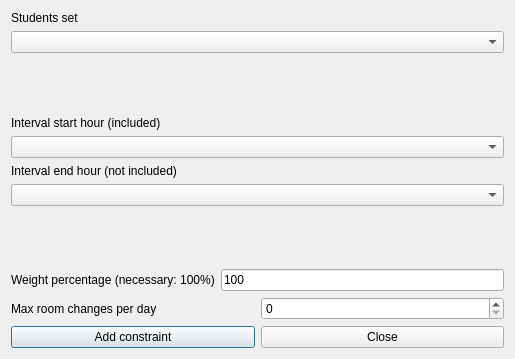
<?xml version="1.0" encoding="UTF-8"?>
<ui version="4.0">
 <class>AddConstraintStudentsSetMaxRoomChangesPerRealDayInIntervalForm_template</class>
 <widget class="QDialog" name="AddConstraintStudentsSetMaxRoomChangesPerRealDayInIntervalForm_template">
  <property name="geometry">
   <rect>
    <x>0</x>
    <y>0</y>
    <width>514</width>
    <height>359</height>
   </rect>
  </property>
  <property name="windowTitle">
   <string extracomment="This is the title of the dialog to add a new constraint of this type">Add students set max room changes per real day in interval</string>
  </property>
  <layout class="QGridLayout" name="gridLayout">
   <item row="0" column="0">
    <layout class="QVBoxLayout">
     <item>
      <widget class="QLabel" name="studentsTextLabel">
       <property name="frameShape">
        <enum>QFrame::NoFrame</enum>
       </property>
       <property name="frameShadow">
        <enum>QFrame::Plain</enum>
       </property>
       <property name="text">
        <string>Students set</string>
       </property>
       <property name="wordWrap">
        <bool>false</bool>
       </property>
      </widget>
     </item>
     <item>
      <widget class="QComboBox" name="studentsComboBox">
       <property name="editable">
        <bool>false</bool>
       </property>
       <property name="insertPolicy">
        <enum>QComboBox::NoInsert</enum>
       </property>
       <property name="duplicatesEnabled">
        <bool>false</bool>
       </property>
      </widget>
     </item>
    </layout>
   </item>
   <item row="1" column="0">
    <spacer name="spacer1">
     <property name="orientation">
      <enum>Qt::Vertical</enum>
     </property>
     <property name="sizeType">
      <enum>QSizePolicy::Expanding</enum>
     </property>
     <property name="sizeHint" stdset="0">
      <size>
       <width>20</width>
       <height>21</height>
      </size>
     </property>
    </spacer>
   </item>
   <item row="2" column="0">
    <layout class="QVBoxLayout" name="verticalLayout">
     <item>
      <widget class="QLabel" name="startTextLabel">
       <property name="frameShape">
        <enum>QFrame::NoFrame</enum>
       </property>
       <property name="frameShadow">
        <enum>QFrame::Plain</enum>
       </property>
       <property name="text">
        <string extracomment="This field refers to a constraint operating on a given hourly interval. The selected start hour of the interval is included (is counted) in the constraint, while the selected end hour of the interval is not included (is not counted) in the constraint.">Interval start hour (included)</string>
       </property>
       <property name="wordWrap">
        <bool>false</bool>
       </property>
      </widget>
     </item>
     <item>
      <widget class="QComboBox" name="startHourComboBox">
       <property name="editable">
        <bool>false</bool>
       </property>
       <property name="insertPolicy">
        <enum>QComboBox::NoInsert</enum>
       </property>
       <property name="duplicatesEnabled">
        <bool>false</bool>
       </property>
      </widget>
     </item>
    </layout>
   </item>
   <item row="3" column="0">
    <layout class="QVBoxLayout" name="verticalLayout_2">
     <item>
      <widget class="QLabel" name="endTextLabel">
       <property name="frameShape">
        <enum>QFrame::NoFrame</enum>
       </property>
       <property name="frameShadow">
        <enum>QFrame::Plain</enum>
       </property>
       <property name="text">
        <string extracomment="This field refers to a constraint operating on a given hourly interval. The selected start hour of the interval is included (is counted) in the constraint, while the selected end hour of the interval is not included (is not counted) in the constraint.">Interval end hour (not included)</string>
       </property>
       <property name="wordWrap">
        <bool>false</bool>
       </property>
      </widget>
     </item>
     <item>
      <widget class="QComboBox" name="endHourComboBox">
       <property name="editable">
        <bool>false</bool>
       </property>
       <property name="insertPolicy">
        <enum>QComboBox::NoInsert</enum>
       </property>
       <property name="duplicatesEnabled">
        <bool>false</bool>
       </property>
      </widget>
     </item>
    </layout>
   </item>
   <item row="4" column="0">
    <spacer name="verticalSpacer">
     <property name="orientation">
      <enum>Qt::Vertical</enum>
     </property>
     <property name="sizeHint" stdset="0">
      <size>
       <width>493</width>
       <height>24</height>
      </size>
     </property>
    </spacer>
   </item>
   <item row="5" column="0">
    <layout class="QHBoxLayout">
     <item>
      <widget class="QLabel" name="weightTextLabel">
       <property name="frameShape">
        <enum>QFrame::NoFrame</enum>
       </property>
       <property name="frameShadow">
        <enum>QFrame::Plain</enum>
       </property>
       <property name="text">
        <string>Weight percentage (necessary: 100%)</string>
       </property>
       <property name="wordWrap">
        <bool>false</bool>
       </property>
      </widget>
     </item>
     <item>
      <widget class="QLineEdit" name="weightLineEdit">
       <property name="text">
        <string notr="true">100</string>
       </property>
      </widget>
     </item>
    </layout>
   </item>
   <item row="6" column="0">
    <layout class="QHBoxLayout">
     <item>
      <widget class="QLabel" name="textLabel1">
       <property name="text">
        <string>Max room changes per day</string>
       </property>
       <property name="wordWrap">
        <bool>false</bool>
       </property>
      </widget>
     </item>
     <item>
      <widget class="QSpinBox" name="maxChangesSpinBox"/>
     </item>
    </layout>
   </item>
   <item row="7" column="0">
    <layout class="QHBoxLayout">
     <item>
      <widget class="QPushButton" name="addConstraintPushButton">
       <property name="text">
        <string>Add constraint</string>
       </property>
      </widget>
     </item>
     <item>
      <widget class="QPushButton" name="closePushButton">
       <property name="text">
        <string>Close</string>
       </property>
      </widget>
     </item>
    </layout>
   </item>
  </layout>
 </widget>
 <layoutdefault spacing="6" margin="11"/>
 <resources/>
 <connections/>
</ui>
